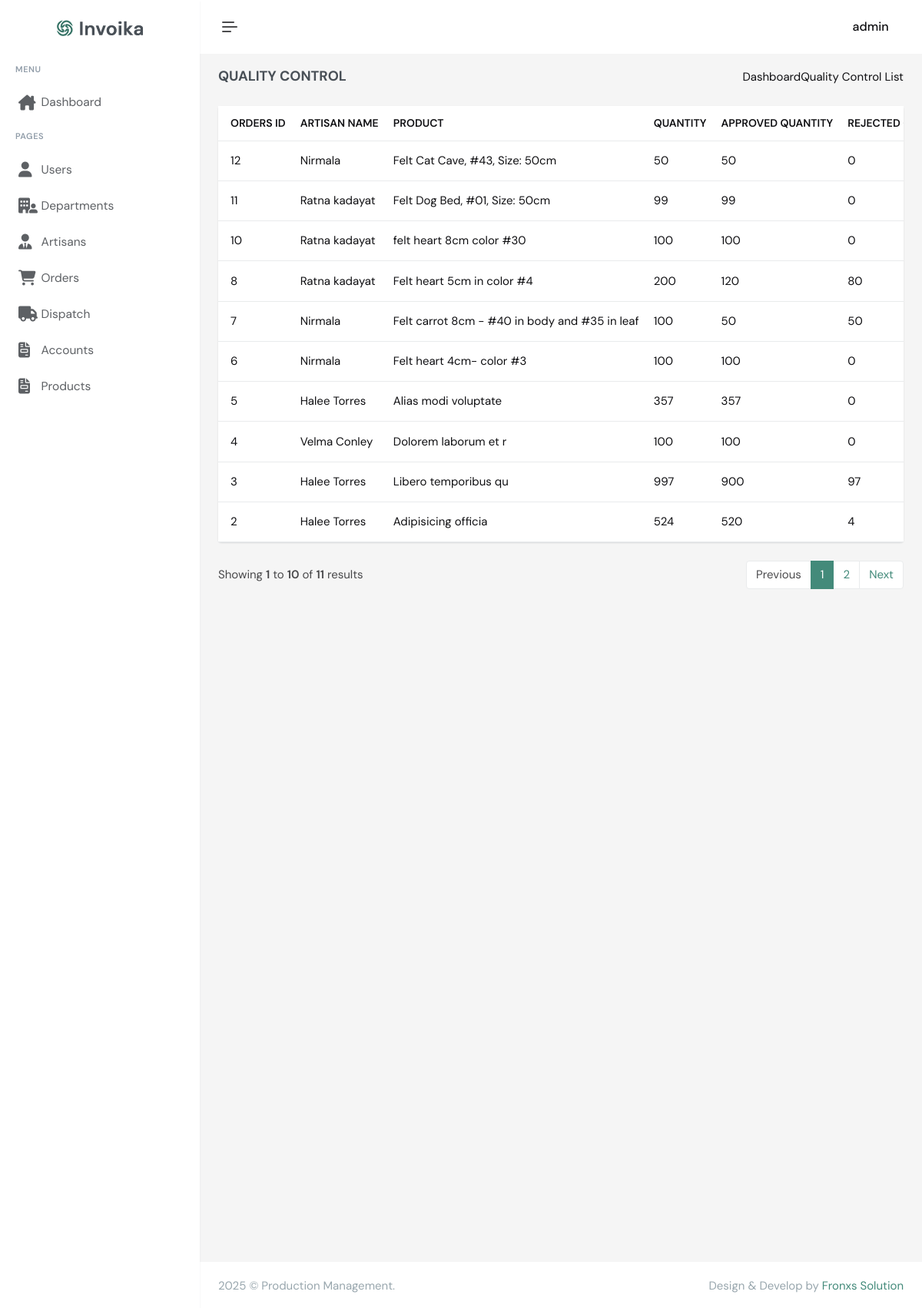
Screenshot of /quality-control.php (signed in) with the database file from the repository.
### tables this page shows
CREATE TABLE `users` (
  `UserID` int(11) NOT NULL,
  `Username` varchar(100) NOT NULL,
  `Password` varchar(255) NOT NULL,
  `Role` enum('Admin','Manager','Quality Control','Dispatch','Accounts') NOT NULL,
  `is_delete` tinyint(4) NOT NULL DEFAULT '0' COMMENT '0:not delete 1:delete',
  `created_at` timestamp NOT NULL DEFAULT CURRENT_TIMESTAMP,
  `updateed_at` timestamp NOT NULL DEFAULT CURRENT_TIMESTAMP
);

CREATE TABLE `quality_control` (
  `QualityControlID` int(11) NOT NULL,
  `ApprovedQuantity` int(11) NOT NULL,
  `RejectedQuantity` int(11) NOT NULL,
  `ApprovalDate` date NOT NULL,
  `OrderID` int(11) NOT NULL,
  `ApprovalBy` int(11) DEFAULT NULL
);

CREATE TABLE `artisans` (
  `ArtisanID` int(11) NOT NULL,
  `ArtisanName` varchar(100) NOT NULL,
  `Specialization` varchar(255) NOT NULL,
  `JoinDate` date NOT NULL,
  `DepartmentID` int(11) DEFAULT NULL,
  `is_delete` int(11) NOT NULL DEFAULT '0' COMMENT '0:not delete 1:delete'
);

CREATE TABLE `orders` (
  `OrderID` int(11) NOT NULL,
  `CustomerName` varchar(100) NOT NULL,
  `Product` text NOT NULL,
  `Quantity` int(11) NOT NULL,
  `WagesPerPiece` decimal(10,2) NOT NULL,
  `ProductionDueDate` date NOT NULL,
  `ArtisanID` int(11) DEFAULT NULL,
  `DepartmentID` int(11) DEFAULT NULL,
  `Status` varchar(50) NOT NULL DEFAULT 'inprocess',
  `DispatchDate` datetime DEFAULT NULL,
  `DispatchMethod` varchar(50) DEFAULT NULL,
  `is_delete` int(11) NOT NULL DEFAULT '0' COMMENT '0:not delete 1:delte'
);

### quality-control.php (the view, shortened to what this page needs)
<?php
include "config.php";
include "assets/includes/header.php";
?>
<div class="main-content">
    <div class="page-content">
        <div class="container-fluid">
            <div class="row">
                <div class="col-12">
                    <div class="page-title-box d-sm-flex align-items-center justify-content-between">
                        <h4 class="mb-sm-0">Quality Control</h4>
                        <div class="page-title-right">
                            <ol class="breadcrumb m-0">
                                <li class="breadcrumb-item"><a href="dashboard">Dashboard</a></li>
                                <li class=" active"><i class="las la-angle-right"></i>Quality Control List</li>
                            </ol>
                        </div>
                    </div>
                </div>
            </div>
            <div class="row pb-4 gy-3">
            </div>
            <div class="row">
                <div class="col-xl-12">
                    <div class="card">
                        <div class="card-body">
                            <div class="table-responsive table-card">
                                <table class="table table-hover table-nowrap align-middle mb-0">
                                    <thead>
                                        <tr class="text-muted text-uppercase">
                                            <th scope="col">Orders ID</th>
                                            <th scope="col">Artisan Name</th>
                                            <th scope="col">Product</th>
                                            <th scope="col">Quantity</th>
                                            <th scope="col">Approved Quantity</th>
                                            <th scope="col">Rejected Quantity</th>
                                        </tr>
                                    </thead>
                                    <tbody>
                                        <?php
                                        $records_per_page = 10;
                                        $current_page = isset($_GET['page']) ? $_GET['page'] : 1;
                                        $offset = ($current_page - 1) * $records_per_page;
                                        $sql_count = "SELECT COUNT(*) as total FROM quality_control INNER JOIN orders Using(OrderID) INNER JOIN departments Using(DepartmentID) INNER JOIN artisans on artisans.ArtisanID = orders.ArtisanID INNER JOIN users on users.UserID = quality_control.ApprovalBy  WHERE orders.is_delete = 0";
                                        $result_count = mysqli_query($conn, $sql_count);
                                        $total_records = mysqli_fetch_assoc($result_count)['total'];
                                        $total_pages = ceil($total_records / $records_per_page);
                                        $sql = "SELECT *,orders.DepartmentID as Ord_DepartmentID FROM quality_control INNER JOIN orders Using(OrderID) INNER JOIN departments Using(DepartmentID) INNER JOIN artisans on artisans.ArtisanID = orders.ArtisanID INNER JOIN users on users.UserID = quality_control.ApprovalBy  WHERE orders.is_delete = 0 ORDER BY OrderID  DESC LIMIT $offset, $records_per_page";
                                        $result = mysqli_query($conn, $sql) or die("Query Failed");
                                        if (mysqli_num_rows($result) > 0) {
                                            while ($row = mysqli_fetch_assoc($result)) {
                                        ?>
                                                <tr data-order_id="<?php echo $row['OrderID']; ?>" data-customer_name="<?php echo $row['CustomerName']; ?>" data-product="<?php echo $row['Product']; ?>" data-quantity="<?php echo $row['Quantity']; ?>" data-wages_per_piece="<?php echo $row['WagesPerPiece']; ?>" data-production_due_date="<?php echo $row['ProductionDueDate']; ?>" data-department_id="<?php echo $row['Ord_DepartmentID']; ?>" data-artisan_id="<?php echo $row['ArtisanID']; ?>">
                                                    <td><?php echo $row['OrderID']; ?></td>
                                                    <td><?php echo $row['ArtisanName']; ?></td>
                                                    <td><?php echo $row['Product']; ?></td>
                                                    <td><?php echo $row['Quantity']; ?></td>
                                                    <td><?php echo $row['ApprovedQuantity']; ?></td>
                                                    <td><?php echo $row['RejectedQuantity']; ?></td>
                                                </tr>
                                        <?php
                                            }
                                        } else {
                                            echo '
                                            <tr>
                                                <td colspan="7"><h2>No Records Found</h2></td>
                                            </tr>';
                                        }
                                        ?>
                                    </tbody>
                                </table>
                            </div>
                        </div>
                    </div>
                </div>
            </div>
            <div class="row align-items-center mb-4 gy-3">
                <div class="col-md-5">
                    <p class="mb-0 text-muted">Showing <b><?php echo ($offset + 1); ?></b> to <b><?php echo min($offset + $records_per_page, $total_records); ?></b> of <b><?php echo $total_records; ?></b> results</p>
                </div>
                <div class="col-sm-auto ms-auto">
                    <nav aria-label="...">
                        <ul class="pagination mb-0">
                            <li class="page-item <?php if ($current_page <= 1) echo 'disabled'; ?>">
                                <a class="page-link" href="?page=<?php echo $current_page - 1; ?>">Previous</a>
                            </li>
                            <?php for ($i = 1; $i <= $total_pages; $i++) { ?>
                                <li class="page-item <?php if ($current_page == $i) echo 'active'; ?>">
                                    <a class="page-link" href="?page=<?php echo $i; ?>"><?php echo $i; ?></a>
                                </li>
                            <?php } ?>
                            <li class="page-item <?php if ($current_page >= $total_pages) echo 'disabled'; ?>">
                                <a class="page-link" href="?page=<?php echo $current_page + 1; ?>">Next</a>
                            </li>
                        </ul>
                    </nav>
                </div>
            </div>
        </div>
    </div>
</div>
<?php
include "assets/includes/footer.php";
?>

### assets/includes/header.php (shortened to what this page needs)
<!doctype html>
<html lang="en" data-layout="vertical" data-topbar="light" data-sidebar="light" data-sidebar-size="lg" data-sidebar-image="none" data-preloader="disable">
<head>
    <link href="assets/libs/jsvectormap/css/jsvectormap.min.css" rel="stylesheet" type="text/css" />
    <link href="assets/css/bootstrap.min.css" rel="stylesheet" type="text/css" />
    <link href="assets/css/icons.min.css" rel="stylesheet" type="text/css" />
    <link href="assets/css/app.min.css" rel="stylesheet" type="text/css" />
    <link rel="stylesheet" href="https://cdnjs.cloudflare.com/ajax/libs/font-awesome/6.6.0/css/all.min.css" />
</head>
<body>
    <div id="layout-wrapper">
        <header id="page-topbar">
            <div class="layout-width">
                <div class="navbar-header">
                    <div class="d-flex">
                        <button type="button"
                            class="btn btn-sm px-3 fs-16 header-item vertical-menu-btn topnav-hamburger"
                            id="topnav-hamburger-icon">
                            <span class="hamburger-icon">
                                <span></span>
                                <span></span>
                                <span></span>
                            </span>
                        </button>
                    </div>
                    <div class="d-flex align-items-center">
                        <div class="dropdown header-item">
                            <button type="button" class="btn" id="page-header-user-dropdown" data-bs-toggle="dropdown"
                                aria-haspopup="true" aria-expanded="false">
                                <span class="d-flex align-items-center">
                                    <span class="text-start ms-xl-2">
                                        <?php
                                        $sql = "SELECT * FROM users WHERE UserID = {$_SESSION['UserID']}";
                                        $result = mysqli_query($conn, $sql);
                                        $row = mysqli_fetch_assoc($result);
                                        ?>
                                        <span class="d-none d-xl-inline-block fw-medium user-name-text fs-16"><?php echo $row['Username'] ?>
                                            <i class="las la-angle-down fs-12 ms-1"></i></span>
                                    </span>
                                </span>
                            </button>
                        </div>
                    </div>
                </div>
            </div>
        </header>
        <div class="app-menu navbar-menu">
            <div class="navbar-brand-box">
                <a href="dashboard" class="logo logo-dark">
                    <span class="logo-lg">
                        <img src="assets/images/logo-dark.png" alt="" height="21">
                    </span>
                </a>
            </div>
            <div id="scrollbar">
                <div class="container-fluid">
                    <ul class="navbar-nav" id="navbar-nav">
                        <li class="menu-title"><span data-key="t-menu">Menu</span></li>
                        <li class="nav-item">
                            <a class="nav-link menu-link" href="dashboard">
                                <i class="fa-solid fa-house-chimney"></i> <span data-key="t-dashboard">Dashboard</span>
                            </a>
                        </li>
                        <li class="menu-title"><i class='bx bx-dots-horizontal-rounded'></i> <span data-key="t-pages">Pages</span></li>
                        <?php if ($_SESSION['Role'] == 'Admin') { ?>
                            <li class="nav-item">
                                <a class="nav-link menu-link" href="users">
                                    <i class="fa-solid fa-user"></i><span data-key="t-users">Users</span>
                                </a>
                            </li>
                            <li class="nav-item">
                                <a class="nav-link menu-link" href="departments">
                                    <i class="fa-solid fa-building-user"></i> <span data-key="t-departments">Departments</span>
                                </a>
                            </li>
                            <li class="nav-item">
                                <a class="nav-link menu-link" href="artisans">
                                    <i class="fa-solid fa-user-tie"></i> <span data-key="t-artisans">Artisans</span>
                                </a>
                            </li>
                        <?php } ?>
                        <?php if ($_SESSION['Role'] == 'Admin' || $_SESSION['Role'] == 'Quality Control' || $_SESSION['Role'] == 'Manager') { ?>
                            <li class="nav-item">
                                <a class="nav-link menu-link" href="orders">
                                    <i class="fa-solid fa-cart-shopping"></i> <span data-key="t-orders">Orders</span>
                                </a>
                            </li>
                        <?php } ?>
                        <?php if ($_SESSION['Role'] == 'Admin' || $_SESSION['Role'] == 'Quality Control') { ?>
                            <li class="nav-item">
                                <a class="nav-link menu-link" href="dispatch">
                                    <i class="fa-solid fa-truck"></i> <span data-key="t-dispatch">Dispatch</span>
                                </a>
                            </li>
                        <?php } ?>
                        <?php if ($_SESSION['Role'] == 'Admin' || $_SESSION['Role'] == 'Accounts') { ?>
                            <li class="nav-item">
                                <a class="nav-link menu-link" href="accounts">
                                    <i class="fa-solid fa-file-invoice"></i> <span data-key="t-accounts">Accounts</span>
                                </a>
                            </li>
                        <?php } ?>
                        <?php if ($_SESSION['Role'] == 'Admin' || $_SESSION['Role'] == 'Products') { ?>
                            <li class="nav-item">
                                <a class="nav-link menu-link" href="products">
                                    <i class="fa-solid fa-file-invoice"></i> <span data-key="t-products">Products</span>
                                </a>
                            </li>
                        <?php } ?>
                    </ul>
                </div>
            </div>
        </div>

### rows the page displays
users: Username "admin"
quality_control: OrderID "12", artisans.ArtisanName "Nirmala", OrderID.Product "Felt Cat Cave, #43, Size: 50cm", OrderID.Quantity "50", ApprovedQuantity "50", RejectedQuantity "0"
quality_control: OrderID "11", artisans.ArtisanName "Ratna kadayat", OrderID.Product "Felt Dog Bed, #01, Size: 50cm", OrderID.Quantity "99", ApprovedQuantity "99", RejectedQuantity "0"
quality_control: OrderID "10", artisans.ArtisanName "Ratna kadayat", OrderID.Product "felt heart 8cm color #30", OrderID.Quantity "100", ApprovedQuantity "100", RejectedQuantity "0"
quality_control: OrderID "8", artisans.ArtisanName "Ratna kadayat", OrderID.Product "Felt heart 5cm in color #4", OrderID.Quantity "200", ApprovedQuantity "120", RejectedQuantity "80"
quality_control: OrderID "7", artisans.ArtisanName "Nirmala", OrderID.Product "Felt carrot 8cm - #40 in body and #35 in leaf", OrderID.Quantity "100", ApprovedQuantity "50", RejectedQuantity "50"
quality_control: OrderID "6", artisans.ArtisanName "Nirmala", OrderID.Product "Felt heart 4cm- color #3", OrderID.Quantity "100", ApprovedQuantity "100", RejectedQuantity "0"
quality_control: OrderID "5", artisans.ArtisanName "Halee Torres", OrderID.Product "Alias modi voluptate", OrderID.Quantity "357", ApprovedQuantity "357", RejectedQuantity "0"
quality_control: OrderID "4", artisans.ArtisanName "Velma Conley", OrderID.Product "Dolorem laborum et r", OrderID.Quantity "100", ApprovedQuantity "100", RejectedQuantity "0"
quality_control: OrderID "3", artisans.ArtisanName "Halee Torres", OrderID.Product "Libero temporibus qu", OrderID.Quantity "997", ApprovedQuantity "900", RejectedQuantity "97"
quality_control: OrderID "2", artisans.ArtisanName "Halee Torres", OrderID.Product "Adipisicing officia", OrderID.Quantity "524", ApprovedQuantity "520", RejectedQuantity "4"

### other values shown
$offset + 1 "1"
min($offset + $records_per_page, $total_records) "10"
$total_records "11"
